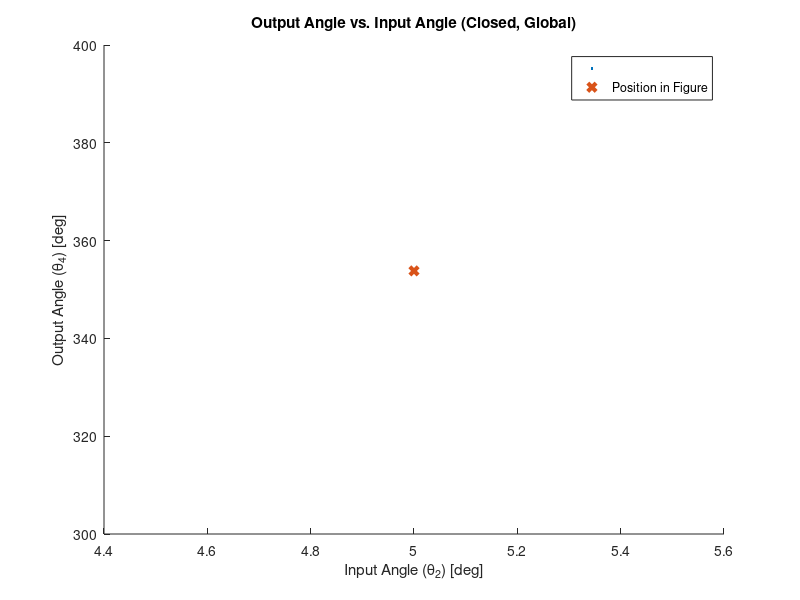
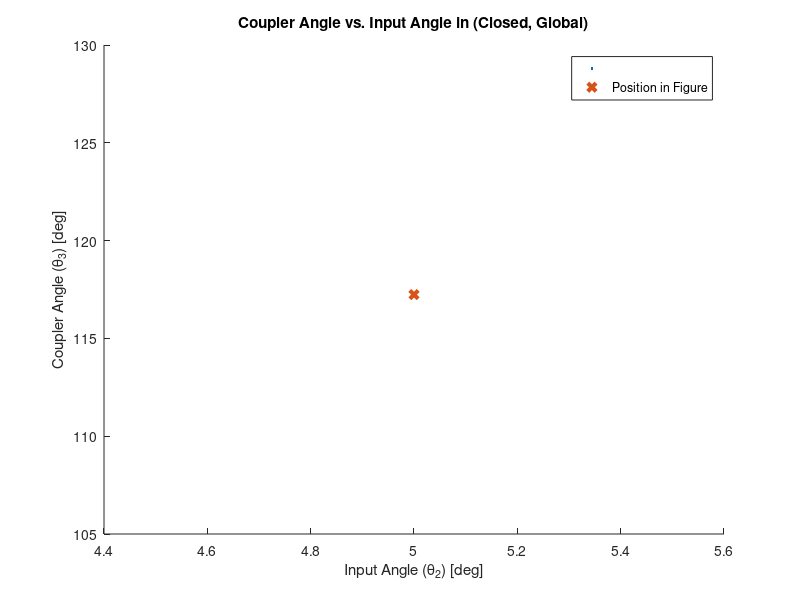
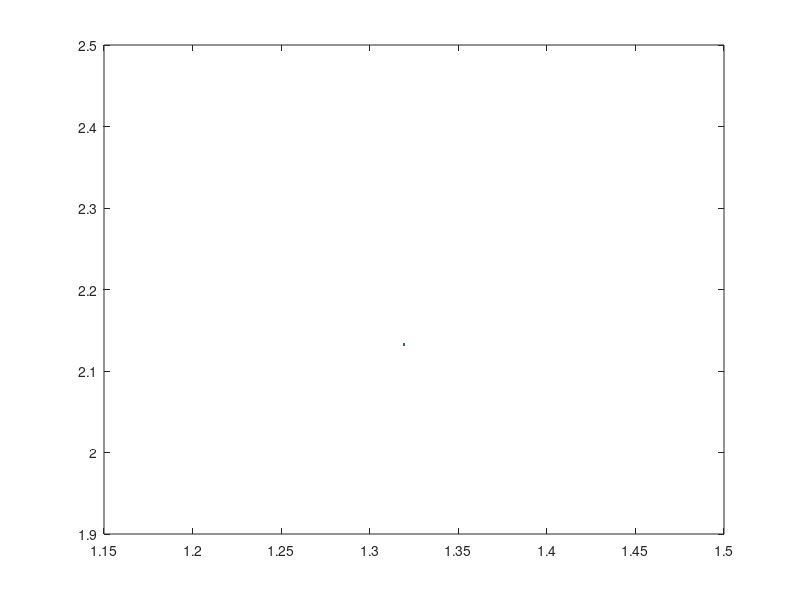

Reproduce these figures in MATLAB, in order. (Note: this script raises an error after producing the figures.)
%% ME480 Mechanism Solver
%Author: Michael Pagan
clc, clear, close all

%% 4 Bar Pin Joint Mechanism Parameters
% Link lengths
Lengths = [1, 1.1, 1.25, sqrt(1.2^2+.75^2)]; %a,b,c,d 
a = Lengths(1); %input (crank) length
b = Lengths(2); %coupler length
c = Lengths(3); %output length
d = Lengths(4); %ground length
units = 'cm'; %units of above link lengths

% transform between local and global coordinates
theta1 = 180+atand(1.2/0.75); %ccw angle from local +x axis to global X axis
     %local +x points from crank ground to ouput ground (O2 to O4)  
     
% point of interest P on linkage
P_link = 'b'; %define which link the point is on: 'a' 'b' or 'c'
DF = 1.35;
EF = sqrt(DF^2+b^2-2*DF*b*cosd(115));
delta = -asind((1.35/EF)*sind(115)); %fixed angle between selected link vector and point vector on 
                %link. e.g. angle between AB and AP. cw = negative
p = EF; %distance from link pin joint to desired point P (e.g. AP)

% position of mechanism shown in figure
theta2_fig_g = 5; %approximate theta 2 for determining configuration of 
                    %figure. Global system. Must be between 0-360 deg.
theta3_fig_g = 110; %approximate theta 3 for determining configuration of 
                    %figure. Global system. Must be between 0-360 deg. 
theta2_fig_l = theta2_fig_g + theta1; %DO NOT EDIT                 

% given speed and acceleration of crank
omega2 = 100*pi/30; %input velocity [rad/s]
alpha2 = 0; %input acceleration [rad/s^2]

%Custom input range for crank in local coordinates
override_togs = 1; %change to 1 to use custom range
custom_input = theta2_fig_l; %specify custom range LOCAL coordinates
       
%No edits must be made below this header%    
%%%%%%%%%%%%%%%%%%%%%%%%%%%%%%%%%%%%%%%%%%%%%%%%%%%%%%%%%%%%%%%%%%%%%%%%%%
%   _  _     ____          _____    _____ _____ _   _ 
%  | || |   |  _ \   /\   |  __ \  |  __ \_   _| \ | |
%  | || |_  | |_) | /  \  | |__) | | |__) || | |  \| |
%  |__   _| |  _ < / /\ \ |  _  /  |  ___/ | | | . ` |
%     | |   | |_) / ____ \| | \ \  | |    _| |_| |\  |
%     |_|   |____/_/    \_\_|  \_\ |_|   |_____|_| \_|
%%%%%%%%%%%%%%%%%%%%%%%%%%%%%%%%%%%%%%%%%%%%%%%%%%%%%%%%%%%%%%%%%%%%%%%%%%                                                   
%% Toggle Positions
% Grashof determination
links = [a,b,c,d];
grash = 0; %flag for grashof
if (max(links)+ min(links)) <= sum(links)-(max(links)+ min(links))
    disp('GRASHOF MECHANISM')
    grash = 1;
else
    disp('NON-GRASHOF MECHANISM')
end

% Determine toggle points
%Flags for number of toggles
Onetog = 0;
Twotog = 0;
Notog = 0;

% Test for NaN case
tog1_inards = (a.^2+d.^2-b.^2-c.^2)./(2*a*d)+b*c./(a*d);
tog2_inards = (a.^2+d.^2-b.^2-c.^2)./(2*a*d)-b*c./(a*d);

% Calculate the two toggle positions, in local coordinates
if xor((abs(tog1_inards) > 1), (abs(tog2_inards) > 1))
    %checks that ONLY one of the toggle equations is valid
    Onetog = 1; %flag that we have opposite/equal togs
    disp('EQUAL AND OPPOSITE TOGGLE POSITIONS')
    if abs(tog1_inards) < 1 %plus case is valid
        theta_tog1_l = (acosd(tog1_inards)); %plus
        theta_tog2_l = -theta_tog1_l;

    else %minus case is valid
        theta_tog2_l = (acosd(tog2_inards)); % minus
        theta_tog1_l = -theta_tog2_l;
    end
elseif (abs(tog1_inards) > 1) && (abs(tog2_inards) > 1) 
    %checks that NEITHER toggle equations are valid
    disp('NO TOGGLE POSITIONS')
    Notog = 1;
else %both toggle equations must be valid
    disp('TWO UNIQUE TOGGLE POSITIONS')
    Twotog = 1;
    theta_tog1_l = (acosd(tog1_inards)); % plus
    theta_tog2_l = (acosd(tog2_inards)); % minus
end

%% Create input vector for current configuration
%determine if approximate theta 2 is between cw or ccw range of togs
if not(Notog)
    %create vector with original toggle points
    togs_l = [theta_tog1_l, theta_tog2_l];
    % create vector with positive toggle points
    togs_l_pos = togs_l + 360.*(togs_l < 0);
    % convert to global
    togs_g = togs_l_pos - theta1;
    
    if theta2_fig_l < max(togs_l_pos) && theta2_fig_g > min(togs_l_pos)
        toggle_dir = 1; %in this case the configuration lies in the ccw range
                        %of the toggle positions
    else
        toggle_dir = 0; %else configuration must be in the cw range
    end
end

%case for opposite and equal toggle angles. abs will be 0 to 180 deg
if override_togs > 0
    theta2l = custom_input;
    theta2g = theta2l - theta1;
else
    if Onetog
        % case for opposite and equal toggle angles
        if toggle_dir < 1 %from positive tog through +x axis to negative tog
            theta2l = flip(min(togs_l):0.5:max(togs_l)); %local
            theta2l = theta2l + 360.*(theta2l < 0);
        else % from positive tog through -x axis to negative tog
            theta2l = min(togs_l_pos):0.5:max(togs_l_pos); %local
        end

    elseif Twotog
        %case for two unique toggle points. togs will be [0 , 180] deg local
        % direction irrelevant bc range does not cross x axis
        theta2l = min(togs_l):0.5:max(togs_l); %local

    elseif Notog
        %case for no toggle points. Input angle theta 2 can go 360 deg
        theta2g = 0:0.5:360;
        theta2l = theta2g + theta1;
    end
end

% convert local input range to global
if not(Notog)
    theta2g = theta2l - theta1;
    theta2g = theta2g + 360.*(theta2g < 0);
end

% Make all negative input angles positive
theta2l = theta2l + 360.*(theta2l < 0);

%% Calculated Parameters
k1 = d./a;
k2 = d./c;
k3 = (a.^2-b.^2+c.^2+d.^2)./(2*a*c);
k4 = d./b;
k5 = (c.^2-d.^2-a.^2-b.^2)./(2*a*b);

A = cosd(theta2l)-k1-k2.*cosd(theta2l)+k3;
B = -2.*sind(theta2l);
C = k1-(k2+1).*cosd(theta2l)+k3;
D = cosd(theta2l)-k1+k4.*cosd(theta2l)+k5;
E = -2.*sind(theta2l);
F = k1 + (k4-1).*cosd(theta2l)+k5;

%% Output Angle Theta 4

%OPEN CONFIGURATION
%calculate the open configuration output angle. "Minus" eq
%find and remove imaginary input arguments
Q_m4 = (-B-sqrt(B.^2-4.*A.*C));
Q_m4(imag(Q_m4) ~= 0) = NaN;
%calculate the angle
theta4open_l = (2.*atan2d(Q_m4, 2.*A)); %local,
%convert to global. We only report output angles in global.
theta4open_g = theta4open_l - theta1;
%find and correct large and/or negative angles
for j = 1:2 %loop through twice for angles < -360
    theta4open_g = theta4open_g + 360.*(theta4open_g < 0);
end

%CLOSED CONFIGURATION
%calculate the closed configuration output angle. "Plus" eq
%find and remove imaginary input arguments
Q_p4 = (-B+sqrt(B.^2-4.*A.*C));
Q_p4(imag(Q_p4) ~= 0) = NaN;
%calculate the angle
theta4closed_l = (2.*atan2d(Q_p4,2.*A));%local,
%convert to global
theta4closed_g = theta4closed_l - theta1;
%find and correct large and/or negative angles
for j = 1:2
    theta4closed_g = theta4closed_g + 360.*(theta4closed_g < 0);
end

%DEPICTED CONFIGURATION
%calculate D,E,F for the current position
A_fig = cosd(theta2_fig_l)-k1-k2.*cosd(theta2_fig_l)+k3;
B_fig = -2.*sind(theta2_fig_l);
C_fig = k1-(k2+1).*cosd(theta2_fig_l)+k3;

%calculate closed theta 3 for current position
theta4closed_fig_l = (2.*atan2d(-B_fig+sqrt(B_fig.^2-4.*A_fig.*C_fig),...
                                    2.*A_fig)); %local, plus
%convert to global                  
theta4closed_fig_g = theta4closed_fig_l - theta1; 

%calculate open theta 3 for current position
theta4open_fig_l = 2.*atan2d(-B_fig-sqrt(B_fig.^2-4.*A_fig.*C_fig),...
                                    2.*A_fig); %local, minus
%convert to global                    
theta4open_fig_g = theta4open_fig_l - theta1;

%make sure angles are 0-360
for k = 1:2
    theta4open_fig_g = theta4open_fig_g + 360.*(theta4open_fig_g < 0);
    theta4closed_fig_g = theta4closed_fig_g + 360.*(theta4closed_fig_g < 0);
end

%% Coupler Angle Theta 3

%OPEN CONFIGURATION
%calculate the open configuration coupler angle. "Minus case"
%find and remove imaginary input arguments
Q_m3 = (-E-sqrt(E.^2-4.*D.*F));
Q_m3(imag(Q_m3) ~= 0) = NaN;
%calculate the angle
theta3open_l = (2.*atan2d(Q_m3,2.*D));%local, 
%convert to global
theta3open_g = theta3open_l - theta1;
%find and correct negative angles
for j = 1:2
    theta3open_g = theta3open_g + 360.*(theta3open_g < 0);
end

%CLOSED CONFIGURATION
%calculate the closed configuration coupler angle. "Plus case:"
%find and remove imaginary input arguments
Q_p3 = (-E+sqrt(E.^2-4.*D.*F));
Q_p3(imag(Q_p3) ~= 0) = NaN;
%calculate the angle
theta3closed_l = (2.*atan2d(Q_p3, 2.*D)); %local, plus
%convert to global
theta3closed_g = theta3closed_l - theta1; %
for j = 1:2
    theta3closed_g = theta3closed_g + 360.*(theta3closed_g < 0);
end

%DEPICTED CONFIGURATION
%calculate current coupler angle in given figure based on estimated theta2
%calculate D,E,F for the current position
D_fig = cosd(theta2_fig_l)-k1+k4.*cosd(theta2_fig_l)+k5;
E_fig = -2.*sind(theta2_fig_l);
F_fig = k1 + (k4-1).*cosd(theta2_fig_l)+k5;

%calculate closed theta 3 for current position
theta3closed_fig_l = (2.*atan2d((-E_fig+sqrt(E_fig.^2-4.*D_fig.*F_fig)),...
                      2.*D_fig)); %local, plus
%convert to global                  
theta3closed_fig_g = theta3closed_fig_l - theta1; 

%calculate open theta 3 for current position
theta3open_fig_l = (2.*atan2d((-E_fig-sqrt(E_fig.^2-4.*D_fig.*F_fig)),...
                        2.*D_fig));%local, 
%convert to global                    
theta3open_fig_g = theta3open_fig_l - theta1;

%make sure angles are 0-360
for k = 1:2
    theta3open_fig_g = theta3open_fig_g + 360.*(theta3open_fig_g < 0);
    theta3closed_fig_g = theta3closed_fig_g + 360.*(theta3closed_fig_g < 0);
end

%% Determine Configuration of Depiction in Figure
%check if open or closed coupler angle is closer to visually-estimated
    %coupler angle in figure. Comparison of absolute differences
if abs(theta3open_fig_g-theta3_fig_g) > abs(theta3closed_fig_g-theta3_fig_g)
    disp('FIGURE DEPICTS THE CLOSED CONFIGURATION')
    % flags for open/closed
    closed = 1;
    open = 0;
    
    theta3current_fig_g = theta3closed_fig_g;
    theta4current_fig_g = theta4closed_fig_g;
    
    theta3g = theta3closed_g;
    theta4g = theta4closed_g;
else
    disp('FIGURE DEPICTS THE OPEN CONFIGURATION')
    % flags for open/closed
    open = 1;
    closed = 0; 
    
    theta3current_fig_g = theta3open_fig_g;
    theta4current_fig_g = theta4open_fig_g;
    
    theta3g = theta3open_g;
    theta4g = theta4open_g;
end

%ensure the angles are (0-360)
for k = 1:2
    theta3current_fig_g = theta3current_fig_g + 360.*(theta3current_fig_g < 0);
    theta3current_fig_g = theta3current_fig_g - 360.*(theta3current_fig_g > 360);
    theta4current_fig_g = theta4current_fig_g + 360.*(theta4current_fig_g < 0);
    theta4current_fig_g = theta4current_fig_g - 360.*(theta4current_fig_g > 360);
end

%% Plot Coupler and Output Angles
figure(1)
hold on
plot((theta2g), theta4g,'.')
xlabel('Input Angle (\theta_2) [deg]')
ylabel('Output Angle (\theta_4) [deg]')
plot(theta2_fig_g, theta4current_fig_g, 'x','linewidth',3)
legend( '', 'Position in Figure')
if open
    title('Output Angle vs. Input Angle (Open, Global)')
else
    title('Output Angle vs. Input Angle (Closed, Global)')
end

figure(2)
hold on
plot(theta2g, theta3g, '.');
xlabel('Input Angle (\theta_2) [deg]')
ylabel('Coupler Angle (\theta_3) [deg]')
plot(theta2_fig_g, theta3current_fig_g, 'x','linewidth',3)
legend('','Position in Figure')
if open
    title('Coupler Angle vs. Input Angle in (Open, Global)')
else
    title('Coupler Angle vs. Input Angle in (Closed, Global)')
end

%% Point P on Coupler
%find the vector P in global space. 
if P_link == 'a' %point P is on link a (input). Pinned at O2
    %find angle of  O2P
    thetaP_g = theta2g + delta;
    
    % P-> = AP-> relative to O2
    P = p.*cosd(thetaP_g) + 1i.*p.*sind(thetaP_g);  
    
    %current position of point P
    thetaPcurrent_g = theta2_fig_g + delta;
    P_current = p.*cosd(thetaPcurrent_g) + 1i.*p.*sind(thetaPcurrent_g);  
    
elseif P_link == 'b' %point P is on link b (coupler). Pinned at A
    %find angle of AP
    thetaP_g = theta3g + delta;
    
    %P-> = AB-> + BP-> relative to O2
    P = a.*cosd(theta2g) + p.*cosd(thetaP_g) + ...
        1i.*(a.*sind(theta2g) + p.*sind(thetaP_g));
    
    %current position of point P
    thetaPcurrent_g = theta3current_fig_g + delta;
    P_current = a.*cosd(theta2_fig_g) + p.*cosd(thetaPcurrent_g) + ...
        1i.*(a.*sind(theta2_fig_g) + p.*sind(thetaPcurrent_g));
    
elseif P_link == 'c' %point P is on link c (output)
    %find angle O4P
    thetaP_g = theta4g + delta;
                                       
    
    % P-> = O2P-> relative to O4
    P = p.*cosd((thetaP_g)) + 1i.*p.*sind((thetaP_g));

    %current position of point P relative to O4
    thetaPcurrent_g = theta4current_fig_g + delta;
    P_current = p.*cosd(thetaPcurrent_g) + 1i.*p.*sind(thetaPcurrent_g); 
    
else %point P link incorrectly defined
    disp('Incorrect definition of link for point P. Check  var ''P_link''')
end

Px = real(P);
Py = imag(P);
Px_current = real(P_current);
Py_current = imag(P_current);

%% Plot Position on Coupler

figure(4)
plot(Px, Py, '.')
xlabel({"X Position [" + units + "["})
ylabel("Y Position [" + units + "]")
daspect([1 1 1]);

if open
    title('Position of Point P (Open)')
else
    title('Position of Point P (Closed)')
end

hold on
%plot current position of P
plot(Px_current, Py_current, 'x','linewidth',2)

%plot and label the origin
plot(0,0,'ks','linewidth', 4)
if P_link == 'b' || P_link == 'a' %O2 is at the origin
    text(.05.*range([Px]),0, {'O_2'})
elseif P_link == 'c' %O4 is at origin
    text(.05.*range([Px]),0, {'O_4'})
end

%% Velocity Analysis
omega3 = a.*omega2./b .* (sind(theta4g-theta2g)./sind(theta3g-...
    theta4g));
omega4 = a.*omega2./c .* (sind(-theta3g+theta2g)./sind(theta4g-...
    theta3g));

% filter out very high velocities
omega3(abs(theta3g-theta4g) < 0.1) = NaN;
omega4(abs(theta3g-theta4g) < 0.1) = NaN;

% velocity of A (crank end), is tangential to crank arc
VA_g = a.*omega2.*(-sind(theta2g)+1i.*cosd(theta2g));

% velocity of B relative to A
VBA_g = b.*omega3 .*(-sind(theta3g)+1i.*cosd(theta3g));

% velocity of B, is tangential to output arc
VB_g = c.*omega4 .*(-sind(theta4g)+1i.*cosd(theta4g));

% velocity of P relative to A
VPA_g = p.*omega3 .* -sind(theta3g + delta) + 1i.*p.*omega3 ...
    .* cosd(theta3g+delta);
% velocity of P
VP_g = VA_g + VPA_g;

% velocity magnitudes
VA_mag = abs(VA_g);
VB_mag = abs(VB_g);
VP_mag = abs(VP_g);

%% Plot velocity
figure(5)
plot(theta2g, VP_mag, '.');
xlabel('Input Angle (\theta_2) [deg]')
ylabel("|V_P| [" + units +"/s]")

if open
    title('Point P Velocity vs Input Angle (Open)')
else
    title('Point P Velocity vs Input Angle (Closed)')
end

%% Acceleration Analysis
A_a = c*sind(theta4g);
B_a = b*sind(theta3g);
C_a = a*alpha2.*sind(theta2g)+a*omega2.^2.*cosd(theta2g)+b*omega3.^2 ...
    .*cosd(theta3g) - c*omega4.^2 .*cosd(theta4g);
D_a = c*cosd(theta4g);
E_a = b*cosd(theta3g);
F_a = a*alpha2.*cosd(theta2g)- a*omega2.^2.*sind(theta2g)-b*omega3.^2 ...
    .*sind(theta3g) + c*omega4.^2 .*sind(theta4g);

alpha3 = (C_a.*D_a - A_a.*F_a)./(A_a.*E_a - B_a.*D_a);
alpha4 = (C_a.*E_a - B_a.*F_a)./(A_a.*E_a - B_a.*D_a);

%Linear Acceleration of P
A_A = a*alpha2.*(-sind(theta2g)+1i*cosd(theta2g)) ...
    - a*omega2.^2.*(cosd(theta2g)+1i*sind(theta2g));
A_PA = p*alpha3.*(-sind(theta3g+delta)+1i*cosd(theta3g+delta)) ...
    - p*omega3.^2.*(cosd(theta3g+delta)+1i*sind(theta3g+delta));

A_P = A_A + A_PA;

%% Plot Acceleration
figure(6)
plot(theta2g, alpha4, '.');
xlabel('Input Angle (\theta_2) [deg]')
ylabel("\alpha_{5} [" + units +"/s^2]")

if open
    title('Link 5 Angular Acceleration vs Input Angle (Open)')
else
    title('Link 5 Angular Acceleration vs Input Angle (Closed)')
end

figure(7)
plot(theta2g, abs(A_P), '.');
xlabel('Input Angle (\theta_2) [deg]')
ylabel("Linear Acceleration of Point F [" + units +"/s^2]")

if open
    title('Point F Linear Acceleration vs Input Angle (Open)')
else
    title('Point F Linear Acceleration vs Input Angle (Closed)')
end
%% Print Relevant Values
%print values only if evaluating for one theta 2 input
if length(theta2g) == 1
    %define output vectors
    links = ["Crank (a)", "Coupler (b)", "Output (c)"]';
    thetas = [theta2g, theta3g, theta4g]';
    omegas = [omega2, omega3, omega4]';
    alphas = [alpha2 , alpha3, alpha4]';
    %create and display the table
    mechanism_state = table;
    mechanism_state.Link = links;
    mechanism_state.Angle = thetas;
    mechanism_state.Speed = omegas;
    mechanism_state.Acceleration = alphas;
    mechanism_state.Properties.VariableNames{2} = 'Angle [deg]';
    mechanism_state.Properties.VariableNames{3} = 'Speed [rad/s]';
    mechanism_state.Properties.VariableNames{4} = 'Acceleration [rad/s^2]';
    disp(mechanism_state)
end
